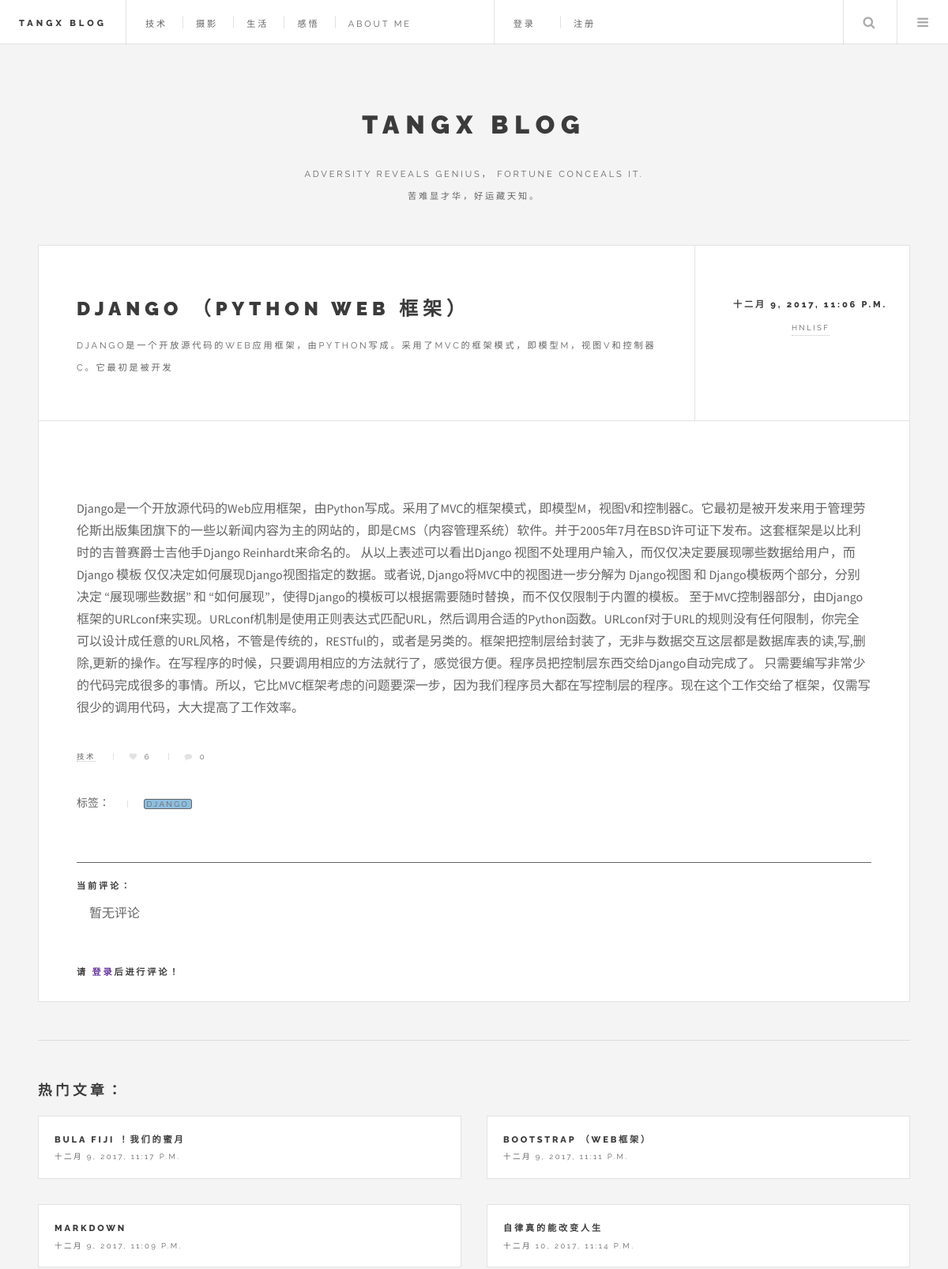
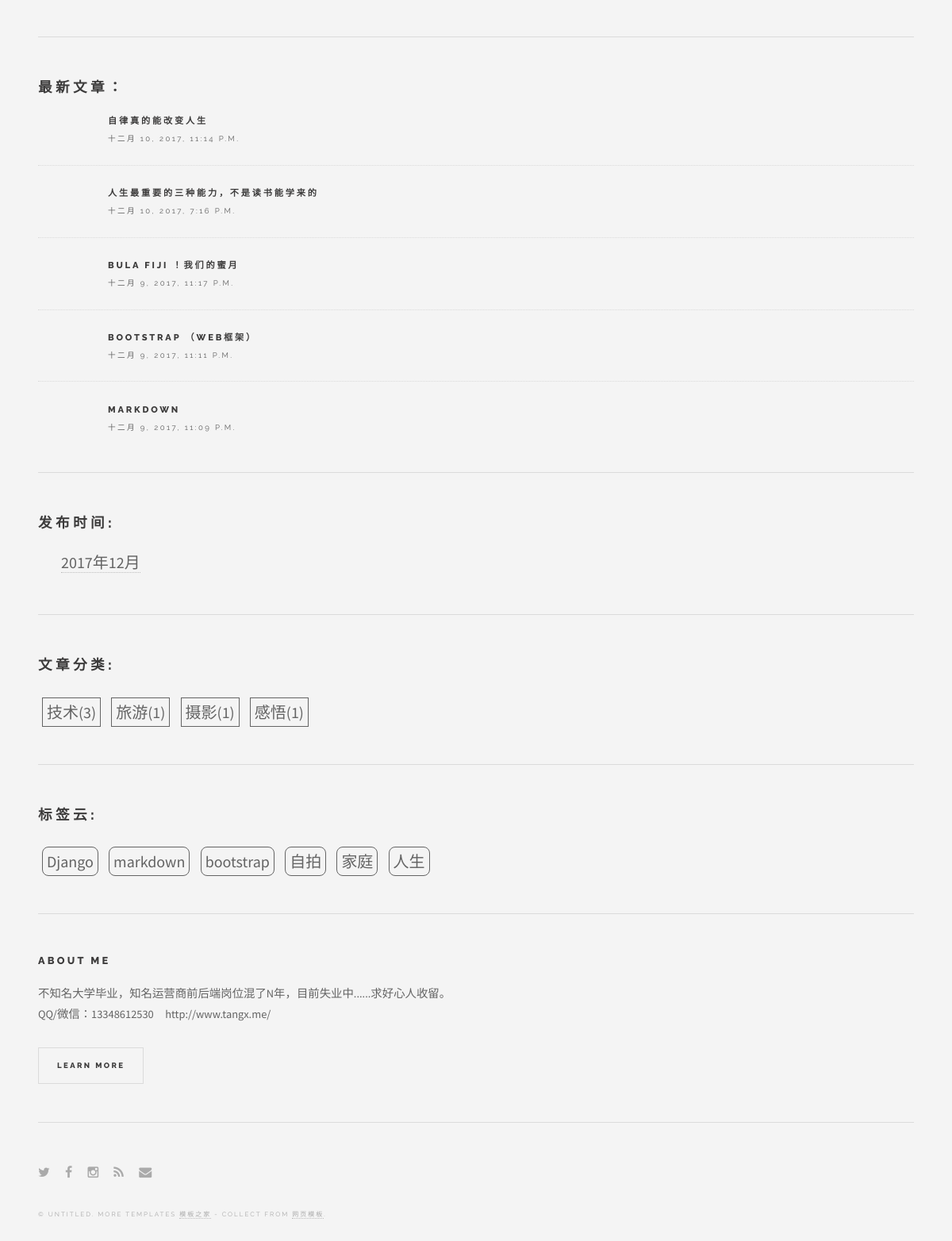
The app's page /post/1/ with its own data (2 pictures, top to bottom).
### blog/models.py (models this page shows, shortened)
class Post(models.Model):
    title = models.CharField(max_length=100)
    body = models.TextField()
    created_time = models.DateTimeField(auto_now_add=True)
    modified_time = models.DateTimeField(auto_now=True)
    excerpt = models.CharField(max_length=200,blank=True)
    category = models.ForeignKey('Category')
    tags = models.ManyToManyField('Tag')
    author = models.ForeignKey(User)
    views = models.PositiveIntegerField(default=0)
    img = models.ImageField(upload_to='avatar/post/%Y/%m/%d/',default='post.jpg')
    class Meta:
        ordering=['-created_time']
    def get_absolute_url(self):
        return reverse('blog:detail',kwargs={'pk':self.pk})
    def increase_views(self):
        self.views += 1
        self.save(update_fields=['views'])
    def save(self,*args,**kwargs):
        super().save(*args,**kwargs)

class Category(models.Model):
    name = models.CharField(max_length=30)
    def __str__(self):
        return self.name

class Tag(models.Model):
    name = models.CharField(max_length=30)

### users/models.py (models this page shows)
class User(AbstractUser):
    nickname = models.CharField(max_length=64,unique=True,db_index=True,verbose_name='昵称')
    signature = models.CharField(max_length=128,default='这家伙很懒什么都没有留下',verbose_name='个性签名')
    headshot = models.ImageField(upload_to='avatar/headshot/%Y/%m/%d/', default='default.jpg',verbose_name='头像')
    class Meta(AbstractUser.Meta):
        pass
    def __str__(self):
        return self.username

### blog/views.py (the view)
# urls.py: url('^post/(?P<pk>\d+)/$',PostDetailView.as_view(),name='detail'),
class PostDetailView(DetailView):
    model = Post
    template_name = 'blog/detail.html'
    context_object_name = 'post'
    def get(self, request, *args, **kwargs):
        response = super().get(request, *args, **kwargs)
        self.object.increase_views()
        return response
    def get_object(self, queryset=None):
        post = super().get_object(queryset=None)
        post.body = markdown.markdown(post.body,extensions=[
        'markdown.extensions.extra',
        'markdown.extensions.codehilite',
        'markdown.extensions.toc',
        ])
        return post
    def get_context_data(self, **kwargs):
        context = super().get_context_data(**kwargs)
        form = CommentForm()
        comment_list = self.object.comment_set.all()
        context.update({
         'form':form,
         'comment_list':comment_list
        })
        return context

### blog/templatetags/blog_tags.py (called while the page is built)
@register.simple_tag
def get_recent_post(num=5):
    return Post.objects.all().order_by('-created_time')[:num]

@register.simple_tag
def get_hot_post(num=4):
    return Post.objects.annotate(num_comments=Count('comment')).order_by('-num_comments')[:num]

@register.simple_tag
def archives():
    return Post.objects.dates('created_time','month',order='DESC')

@register.simple_tag
def get_category():
    return Category.objects.annotate(num_post=Count('post')).filter(num_post__gt=0)

@register.simple_tag
def get_tags():
    return Tag.objects.annotate(num_post=Count('post')).filter(num_post__gt=0)

### templates/blog/detail.html (shortened to what this page needs)
{% extends 'blog/base.html' %}
{% block main %}
      <article class="post">
								<header>
									<div class="title">
										<h2><a href="#">{{ post.title }}</a></h2>
										<p>{{ post.excerpt }}</p>
									</div>
									<div class="meta">
										<time class="published" datetime="{{ post.created_time }}">{{ post.created_time }}</time>
										<a href="#" class="author"><span class="name">{{ post.author }}</span><img src="{{ post.author.headshot.url }}" alt="" /></a>
									</div>
								</header>
								<p>{{ post.body|safe }}</p>
                                <footer>
									<ul class="stats">
										<li><a href="{% url 'blog:category' post.category.pk %}">{{ post.category }}</a></li>
										<li><a href="{{ post.get_absolute_url }}" class="icon fa-heart">{{ post.views }}</a></li>
										<li><a href="{{ post.get_absolute_url }}#comment-area" class="icon fa-comment">{{ post.comment_set.all.count }}</a></li>
									</ul>
								</footer>
                                <footer>
                                     <ul class="stats">
                                        <span style="font-size: 14px">标签：</span>
                                        {% for tag in post.tags.all %}
                                            <li ><a href="{% url 'blog:tags' tag.pk %}" style="padding:0px 3px;border-radius: 3px;border: 1px solid;background-color: #8fbede">{{ tag.name }}</a></li>
                                        {% endfor %}
                                    </ul>
                                </footer>
                                <div class="commentlist  " id="#comment-area">
                                        <h4>当前评论：</h4>
                                         <ul>
                                             {% for comment in comment_list %}
                                                 <li style="list-style: none;border-top: 1px dotted">
                                                    <div class="comment-header" style="padding: 10px"><span class="comment_userinfo" ><img src="{{ comment.user.headshot.url }} " height="30" width="30"/>
                                                    {{ comment.user.nickname }}</span><span class="comment_created_time" >{{ comment.created_time }}</span></div>
                                                    <p >{{ comment.text }}</p>
                                                 </li>
                                             {% empty %}
                                                 暂无评论
                                             {% endfor %}
                                         </ul>
                                </div>
                                {% if user.is_authenticated  %}
                                     <div class="mycomment">
                                         <li style="list-style: none">
                                             <a href="#"><img src="{{ user.headshot.url }} " height="30" width="30"/></a>
                                             <a href="#" data-hover="{{ user.username }}" style="font-size: 20px">{{ user.username }}</a>
                                         </li>
                                        <li style="list-style: none"><a href="#">{{ user.signature}}</a></li>
                                        <form action="{% url 'comments:post_comment' post.pk user.pk%}" method="post">
                                            {% csrf_token %}
                                            <div class="commentform">
                                                <label for="{{ form.text.id_for_label }}"><h5>评论：</h5></label>
                                                {{ form.text }}
                                                {{ form.text.errors }}
                                                <button type="submit" >发表</button>
                                            </div>
                                        </form>
                                     </div>
                                {% else %}
                                   <h4>请 <a href="{% url 'login' %}?next={{ request.path }}" style="color:rebeccapurple">登录</a>后进行评论！</h4>
                                {% endif %}
							</article>
{% endblock %}

### templates/blog/base.html (shortened to what this page needs)
{% load static %}
{% load blog_tags %}
<!DOCTYPE HTML>
<html>
	<head>
		<link rel="stylesheet" href="{% static 'assets/css/main.css'%}" />
        <link rel="stylesheet" href="{% static 'assets/highlights/github.css' %}">
	</head>
	<body>
			<div id="wrapper">
					<header id="header">
						<h1><a href="{% url 'blog:index' %}">Tangx Blog</a></h1>
						<nav class="links">
							<ul>
								<li><a href="{% url 'blog:category' 1 %}">技术</a></li>
								<li><a href="{% url 'photo:show' %}">摄影</a></li>
								<li><a href="#">生活</a></li>
								<li><a href="{% url 'blog:category' 5 %}">感悟</a></li>
								<li><a href="#">About Me</a></li>
							</ul>
						</nav>
                        <nav class="links usernav">
                           <ul>
                               {% if user.is_authenticated  %}
                                <li class="cl-effect-11"><a href="#"><img src="{{ user.headshot.url }} " height="30" width="30"/></a></li>
                                <li class="cl-effect-11"><a href="#" data-hover="{{ user.username }}">{{ user.username }}</a></li>
                                <li class="cl-effect-11"><a href="{% url 'logout' %}?next={{ request.path }}" data-hover="注销">注销</a></li>
                                <li class="cl-effect-11"><a href="{% url 'password_change' %}?next={{ request.path }}" data-hover="修改密码">修改密码</a></li>
                                 <li class="cl-effect-11"><a href="{% url 'blog:pubpost' user.pk %}" data-hover="发布">发布</a></li>
                            {% else %}
                                <li class="cl-effect-11" id="mylogin" style="width: 40px" >
                                    <a id='mylogina'style="width:36px;cursor: pointer;display: inline-block" >登录</a>
                                </li>
                                <li class="cl-effect-11"><a href="{% url 'users:register' %}?next={{ request.path }}" data-hover="注册">注册</a></li>
                            {% endif %}
                           </ul>
						</nav>
						<nav class="main">
							<ul>
								<li class="search">
									<a class="fa-search" href="#search">Search</a>
								</li>
								<li class="menu">
									<a class="fa-bars" href="#menu">Menu</a>
								</li>
							</ul>
						</nav>
					</header>
					<div id="main">
                        {% block main %}
                        {% endblock %}
					</div>
					<section id="sidebar">
							<section id="intro">
								<header>
									<h2>TANGX BLOG</h2>
									<p>Adversity reveals genius， fortune conceals it.<br>苦难显才华，好运藏天知。</p>
								</header>
							</section>
							<section>
                                <h2>热门文章：</h2>
								<div class="mini-posts">
										{% get_hot_post as hot_post_list%}
                                        {% for hot_post in hot_post_list %}
                                            <article class="mini-post">
											<header>
												<h3><a href="{{ hot_post.get_absolute_url }}">{{ hot_post.title }}</a></h3>
												<time class="published" datetime="{{ hot_post.created_time }}">{{ hot_post.created_time }}</time>
											</header>
										    </article>
                                        {% empty %}
                                            暂无blog文章发表
                                        {% endfor %}
								</div>
							</section>
							<section>
                                <h2>最新文章：</h2>
								<ul class="posts">
                                    {% get_recent_post as recent_post_list%}
                                        {% for recent_post in recent_post_list %}
                                           <li>
                                                <article>
                                                    <header>
                                                        <h3><a href="{{ recent_post.get_absolute_url }}">{{ recent_post.title }}</a></h3>
                                                        <time class="published" datetime="{{ recent_post.created_time }}">{{ recent_post.created_time }}</time>
                                                    </header>
                                                </article>
                                           </li>
                                        {% empty %}
                                            暂无blog文章发表
                                        {% endfor %}
								</ul>
							</section>
                           <section>
                               {% archives as date_list %}
                                <h2>发布时间:</h2>
                               <ul class="mysection ">
                                   {% for date in date_list %}
                                       <li><a href="{% url 'blog:archives' date.year date.month %}" style="font-size: 20px">{{ date.year }}年{{ date.month }}月</a></li>
                                   {% empty %}
                                       暂无时间分类
                                   {% endfor %}
                               </ul>
                           </section>
                           <section class="mysection mytag">
                               {% get_category as cate_list %}
                               <h2>文章分类:</h2>
                                <div>
                                   {% for cate in cate_list %}
                                      <li>
                                          <a href="{% url 'blog:category' cate.pk %}" >{{ cate.name }}<span>({{ cate.num_post }})</span></a>
                                      </li>
                                   {% empty %}
                                       暂无时间分类
                                   {% endfor %}
                                </div>
                           </section>
                           <section class="mysection mytag">
                               {% get_tags as tags_list %}
                               <h2>标签云:</h2>
                                <div>
                                   {% for tag in tags_list %}
                                      <li >
                                          <a href="{% url 'blog:tags' tag.pk %}" style="border-radius: 8px">{{ tag.name }}</a>
                                      </li>
                                   {% empty %}
                                       暂无时间分类
                                   {% endfor %}
                                </div>
                           </section>
							<section class="blurb">
								<h2>About Me</h2>
								<p>不知名大学毕业，知名运营商前后端岗位混了N年，目前失业中......求好心人收留。<br> QQ/微信：13348612530 &nbsp;&nbsp;&nbsp;&nbsp;http://www.tangx.me/</p>
								<ul class="actions">
									<li><a href="#" class="button">Learn More</a></li>
								</ul>
							</section>
							<section id="footer">
								<ul class="icons">
									<li><a href="#" class="fa-twitter"><span class="label">Twitter</span></a></li>
									<li><a href="#" class="fa-facebook"><span class="label">Facebook</span></a></li>
									<li><a href="#" class="fa-instagram"><span class="label">Instagram</span></a></li>
									<li><a href="{% url 'rss' %}" class="fa-rss"><span class="label">RSS</span></a></li>
									<li><a href="#" class="fa-envelope"><span class="label">Email</span></a></li>
								</ul>
								<p class="copyright">&copy; Untitled. More Templates <a href="http://www.cssmoban.com/" target="_blank" title="模板之家">模板之家</a> - Collect from <a href="http://www.cssmoban.com/" title="网页模板" target="_blank">网页模板</a>.</p>
							</section>
					</section>
			</div>
	</body>
</html>

### templates/blog/base.html (style rules this page uses)
.mysection li { list-style: none }
.mysection a { margin: 5px;font-size: 20px; }
.mytag a { border: 1px solid;padding: 5px; }
.mytag li { display: inline-block;margin-top: 10px }
.commentlist { padding: 20px 0px;margin-top: 30px;border-top:1px solid }
#mylogin { width: 30px;height: 56px }

### records on screen
Post: title "DJANGO （PYTHON WEB 框架）", excerpt "DJANGO是一个开放源代码的WEB应用框架，由PYTHON写成。采用了MVC的框架模式，即模型M，视图V和控制器C。它最初是被开发", created_time "十二月 9, 2017, 11:06 P.M.", author "HNLISF", body "Django是一个开放源代码的Web应用框架，由Python写成。采用了MVC的框架模式，即模型M，视图V和控制器C。它最初是被开发来用于管理劳伦斯出版集团旗下的一些以新闻内容为主的网站的，即是CMS（内容管理系统）软件。并于2005年7月在BSD许可证下发布。这套框架是以比利时的吉普赛爵士吉他手Django Reinhardt来命名的。 从以上表述可以看出Django 视图不处理用户输入，而仅仅决定要展现哪些数据给用户，而Django 模板 仅仅决定如何展现Django视图指定的数据。或者说, Django将MVC中的视图进一步分解为 Django视图 和 Django模板两个部分，分别决定 “展现哪些数据” 和 “如何展现”，使得Django的模板可以根据需要随时替换，而不仅仅限制于内置的模板。 至于MVC控制器部分，由Django框架的URLconf来实现。URLconf机制是使用正则表达式匹配URL，然后调用合适的Python函数。URLconf对于URL的规则没有任何限制，你完全可以设计成任意的URL风格，不管是传统的，RESTful的，或者是另类的。框架把控制层给封装了，无非与数据交互这层都是数据库表的读,写,删除,更新的操作。在写程序的时候，只要调用相应的方法就行了，感觉很方便。程序员把控制层东西交给Django自动完成了。 只需要编写非常少的代码完成很多的事情。所以，它比MVC框架考虑的问题要深一步，因为我们程序员大都在写控制层的程序。现在这个工作交给了框架，仅需写很少的调用代码，大大提高了工作效率。", category "技术", views "6", comment_set.all.count "0"
Tag: name "DJANGO", name "Django"
Post: title "BULA FIJI ！我们的蜜月", created_time "十二月 9, 2017, 11:17 P.M."
Post: title "BOOTSTRAP （WEB框架）", created_time "十二月 9, 2017, 11:11 P.M."
Post: title "MARKDOWN", created_time "十二月 9, 2017, 11:09 P.M."
Post: title "自律真的能改变人生", created_time "十二月 10, 2017, 11:14 P.M."
Post: title "人生最重要的三种能力，不是读书能学来的", created_time "十二月 10, 2017, 7:16 P.M."
Category: name "技术", num_post "3"
Category: name "旅游", num_post "1"
Category: name "摄影", num_post "1"
Category: name "感悟", num_post "1"
Tag: name "markdown"
Tag: name "bootstrap"
Tag: name "自拍"
Tag: name "家庭"
Tag: name "人生"

### other values on screen
{{ date.year }} "2017"
{{ date.month }} "12"
